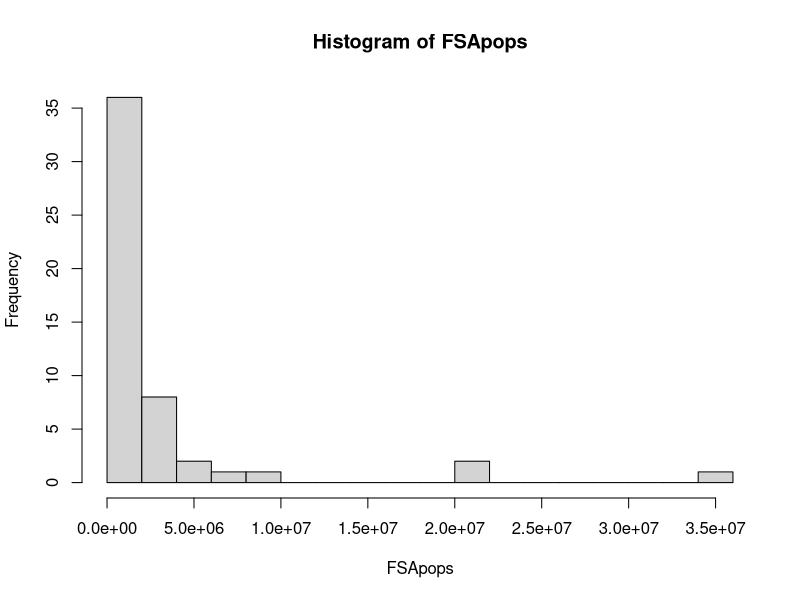

This figure's R source:
#Directory is already set
getwd()

#Task 1: Write, test, and submit the necessary code in R to do the following:

# 1. Generate a normal distribution, or 1,000 samples, with a mean of 80.
distribution <- rnorm(1000, 80)


# 2. Write a function that takes three variables – a vector, a min and a max 
# – and returns the number of elements in the vector that are between the min 
# and max (including the min and max).
nInRange <- function(x, min, max){
  n <- length(x[(x >= min) & (x <= max)])
  return(n)
}


# 3. Use the function to see how many of your normal distribution samples are 
# within the range of 79 to 81. Pass the "distribution" as the vector parameter, 
# 79 as the minimum parameter, and 81 as the maximum parameter.
nInRange(distribution, 79, 81)

# 4. Repeat 3 times (creating a normal distribution and then calling your 
# function) to see if the results vary.
nInRange(rnorm(1000, 80), 79, 81)
nInRange(rnorm(1000, 80), 79, 81)
nInRange(rnorm(1000, 80), 79, 81)



#Task 2: Write, test, and submit the necessary code in R to do the following:

# Install “actuar” OR “VGAM” package and load the “actuar” OR “VGAM” package. 
# Either one of these packages will work. Just use whatever works for you.
library(VGAM)

# 1. Generate 51 random numbers in a Pareto distribution and assign them to a 
# variable called “FSApops.” ** shape and scale arguments will be explained in 2
# 2. Specify a “scale” and a “shape” for your Pareto distribution that makes 
# it as similar as possible to the actual distribution of state populations 
# on page 90 of the textbook.
# rpareto(n, m, s): generating random numbers that fit a Pareto distribution
# n -- generate 51 values; m -- location parameter (set it to be about the population size of
# Wyoming);
# s -- vector of dispersion parameters.
FSApops <- rpareto(51, 564554, 1)

# 3. Create a histogram that shows the distribution of values in FSApops.
hist(FSApops, breaks = 20)

# 4. Use a command to report the actual mean and standard deviation of the 51 
# values stored in FSApops.
mean(FSApops)
sd(FSApops)

# 5. Use a command to report the minimum and maximum value of FSApops
min(FSApops)
max(FSApops)
